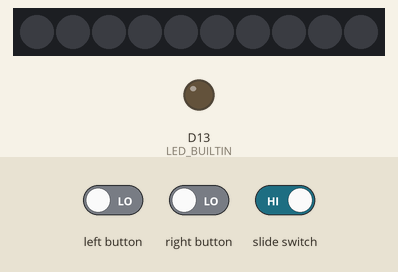
The sketch below on a simulated Adafruit Circuit Playground Express. Shown: 10 RGB LEDs in strip order, left to right, output pins drawn as LEDs (lit = HIGH). The inputs (shaded band) are chosen by the test bench.

Above: at 1.2 s.
1.3 s: left button driven HIGH and right button driven HIGH
At 2.5 s:
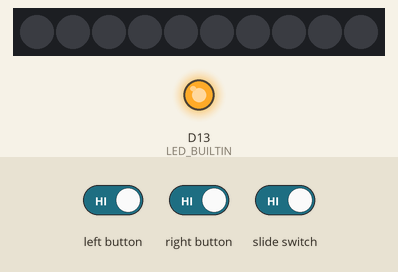
2.8 s: left button set LOW
At 3.6 s:
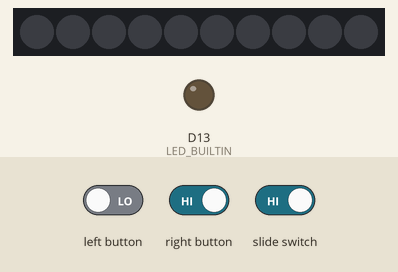
4.3 s: left button set HIGH
At 5.0 s:
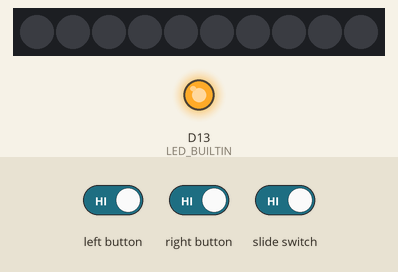
Timing chart, 0 to 7.3 s (numbered marks = the images above; inputs shaded):
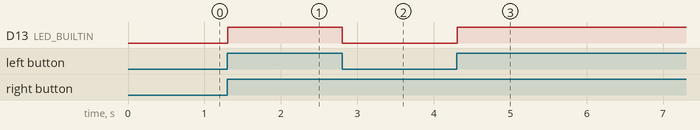

The sketch:

puzzle_03.ino
```cpp
//Use Circuitboard buttons to turn LED on and off

#include <Adafruit_CircuitPlayground.h>

//Initialize buttons to default state/value
bool buttonA = 0;
bool buttonB = 0;
bool slideSwitch = 0;

void logicalAND() {
  buttonA = CircuitPlayground.leftButton();  //reads left button
  buttonB = CircuitPlayground.rightButton();
  if (buttonA && buttonB) {
    digitalWrite(LED_BUILTIN, HIGH);
  }
  else {
    digitalWrite(LED_BUILTIN, LOW);
  }
}

void logicalOR() {
  buttonA = CircuitPlayground.leftButton();  //reads left button
  buttonB = CircuitPlayground.rightButton();
  if (buttonA || buttonB) {
    digitalWrite(LED_BUILTIN, HIGH);
  }
  else {
    digitalWrite(LED_BUILTIN, LOW);
  }
}

void setup() {
  pinMode(LED_BUILTIN, OUTPUT);
  CircuitPlayground.begin(); //initalizer function for hardware inside circuit playground
}

//if one button is pressed
void loop() {
  slideSwitch = CircuitPlayground.slideSwitch();
  if (slideSwitch == 1) { // 1 = + = left
    logicalAND();
  } else { // 0 = - = right
    logicalOR();
  }
  delay(10);
}
```

Measured:
- after the input at 1.3 s, D13 (LED_BUILTIN): LOW → HIGH at once
- after the input at 2.8 s, D13 (LED_BUILTIN): HIGH → LOW at once
- after the input at 4.3 s, D13 (LED_BUILTIN): LOW → HIGH at once
